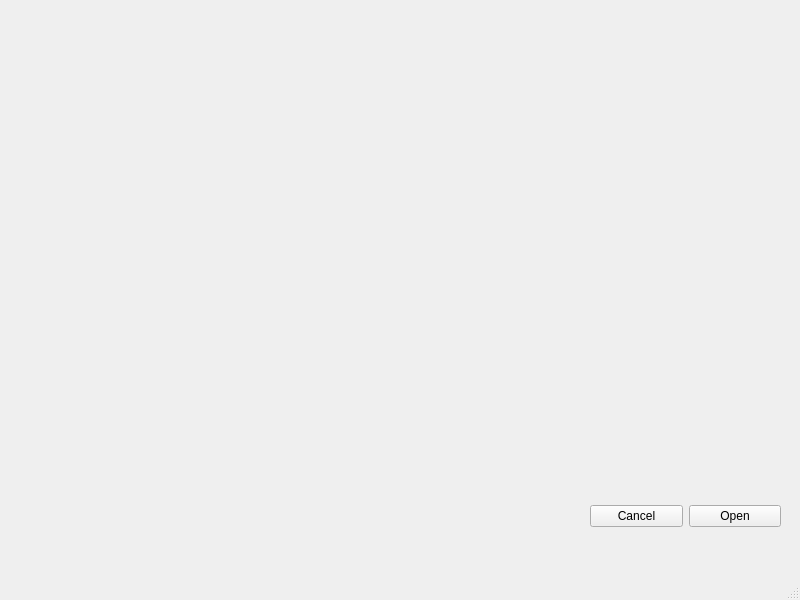
<?xml version="1.0" encoding="UTF-8"?>
<ui version="4.0">
 <class>MainWindow</class>
 <widget class="QMainWindow" name="MainWindow">
  <property name="geometry">
   <rect>
    <x>0</x>
    <y>0</y>
    <width>800</width>
    <height>600</height>
   </rect>
  </property>
  <property name="windowTitle">
   <string>MainWindow</string>
  </property>
  <widget class="QWidget" name="centralwidget">
   <widget class="QWidget" name="">
    <property name="geometry">
     <rect>
      <x>590</x>
      <y>500</y>
      <width>191</width>
      <height>32</height>
     </rect>
    </property>
    <layout class="QHBoxLayout" name="horizontalLayout">
     <item>
      <widget class="QPushButton" name="pushButton_2">
       <property name="text">
        <string>Cancel</string>
       </property>
      </widget>
     </item>
     <item>
      <widget class="QPushButton" name="pushButton">
       <property name="text">
        <string>Open</string>
       </property>
      </widget>
     </item>
    </layout>
   </widget>
  </widget>
  <widget class="QMenuBar" name="menubar">
   <property name="geometry">
    <rect>
     <x>0</x>
     <y>0</y>
     <width>800</width>
     <height>22</height>
    </rect>
   </property>
  </widget>
  <widget class="QStatusBar" name="statusbar"/>
 </widget>
 <resources/>
 <connections/>
</ui>
